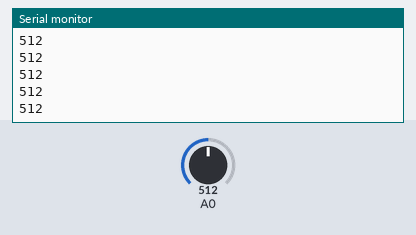
The sketch below on a simulated Arduino Uno, built with avr-gcc and run on an emulated ATmega328P. Parts: the last lines printed to the serial monitor. Inputs (shaded band) come from the test bench; at power-on: A0 = 512.

Above: at 1.2 s.
1.3 s: A0 set to 716
At 1.31 s:
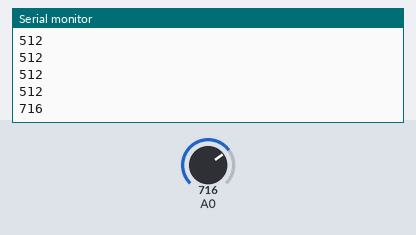
2.8 s: A0 set to 900
At 2.81 s:
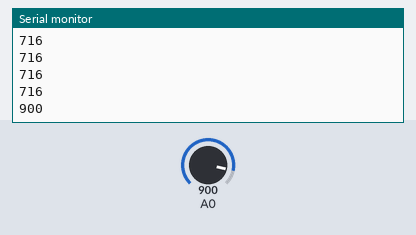
Timing chart, 0 to 5.8 s (numbered marks = the images above; inputs shaded):
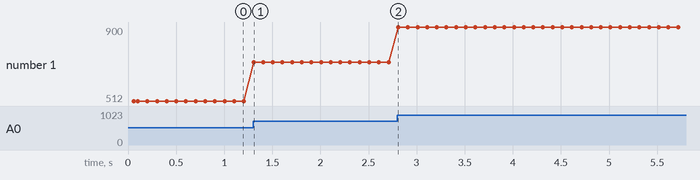

Measured:
- after the input at 1.3 s, the serial monitor: prints a new line at once (image 1)
- after the input at 2.8 s, the serial monitor: prints a new line at once (image 2)
- plotted number 1: 512 → 716 after the input at 1.3 s, 716 → 900 after the input at 2.8 s

The sketch:

simpleMoisReaderWithSerial.ino
```cpp
void setup() {
  Serial.begin(9600);
  Serial.println("Device Started");
  Serial.println("-------------------------------------");
}

void loop() {
  int val;
  val = analogRead(0); //connect sensor to Analog 0
  Serial.println(val); //print the value to serial port
  delay(100);
}
```
